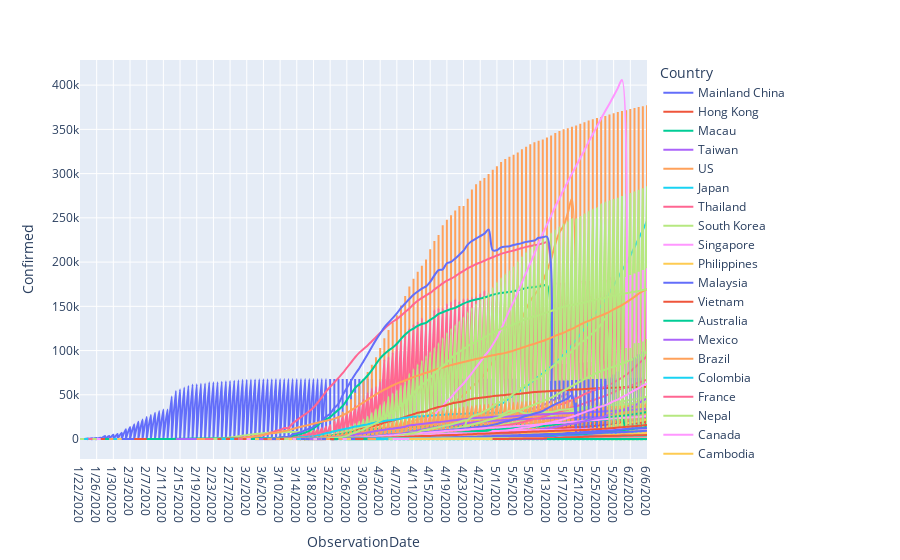

Notebook code cell kept with this figure:
### Markdown cell above
### exemplo de grafico de linha com plotly express
#### para cada país, numero de casos confirmados ao longo do tempo

line_shape = ['linear','spline','vhv','hvh']

### Code cell
dropDown = widgets.Dropdown(
    options=['Confirmed', 'Deaths'],
    value='Confirmed',
    description='Opção:',
    disabled=False,
)
output = widgets.Output()
display(dropDown, output)

def updatePlot(param):
    dataset1 = dataset[['ObservationDate', 'Country',param]]
    fig = px.add_trace(px.line(dataset1, x="ObservationDate", y=param, color="Country", line_group="Country", hover_name="Country",
        line_shape="spline", render_mode="svg"))
    fig.show()

def observeDropDown(change):
    with output:
        return updatePlot(change['new']);
    
dataset1 = dataset[['ObservationDate', 'Country',"Confirmed"]]
fig = px.line(dataset1, x="ObservationDate", y="Confirmed", color="Country", line_group="Country", hover_name="Country",
        line_shape="spline", render_mode="svg")
fig.show()


    
    
dropDown.observe(observeDropDown, names='value')
